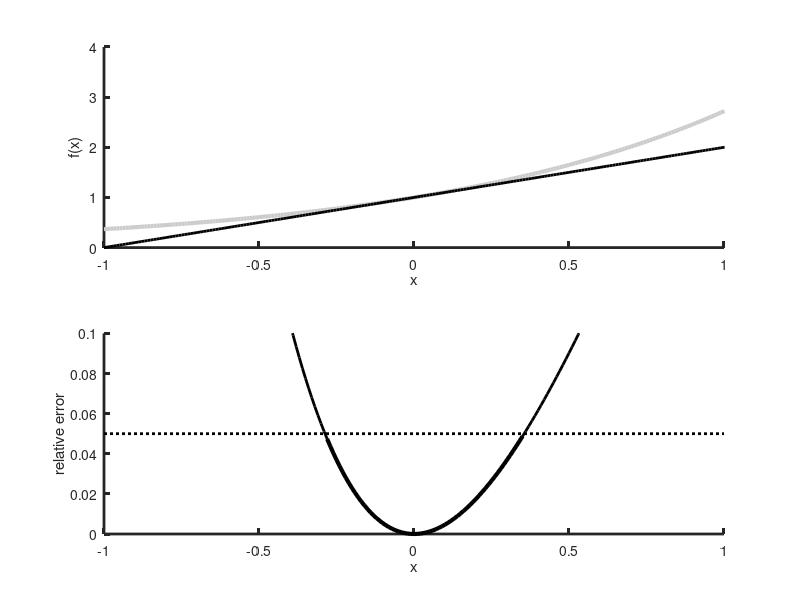

The MATLAB source for this figure:
% Problem eda11_01

N = 201;
xmin = -1;
xmax = 1;
x = xmin + (xmax-xmin)*[0:N]'/(N-1);

f = exp(x);
fa = 1+x;

figure(1);
clf;
subplot(2,1,1);
set(gca,'LineWidth',2);
hold on;
axis( [xmin, xmax, 0, 4] );
plot( x, f, '-', 'LineWidth', 3, 'Color', [0.8,0.8,0.8] );
plot( x, fa, 'k-', 'LineWidth', 2 );
xlabel('x');
ylabel('f(x)');

tol=0.05;
re = abs((f-fa)./f);
k = find(re<=tol);

subplot(2,1,2);
set(gca,'LineWidth',2);
hold on;
axis( [xmin, xmax, 0, 0.1] );
plot( x, re, 'k-', 'LineWidth', 2 );
plot( x(k), re(k), 'k-', 'LineWidth', 3 );
plot( [xmin, xmax]', [tol, tol]', 'k:', 'LineWidth', 2);
xlabel('x');
ylabel('relative error');



fprintf('the relative error is <= than %f\n', tol);
fprintf('in the interval %.2f < x < %.2f\n', x(k(1)), x(k(end)) );